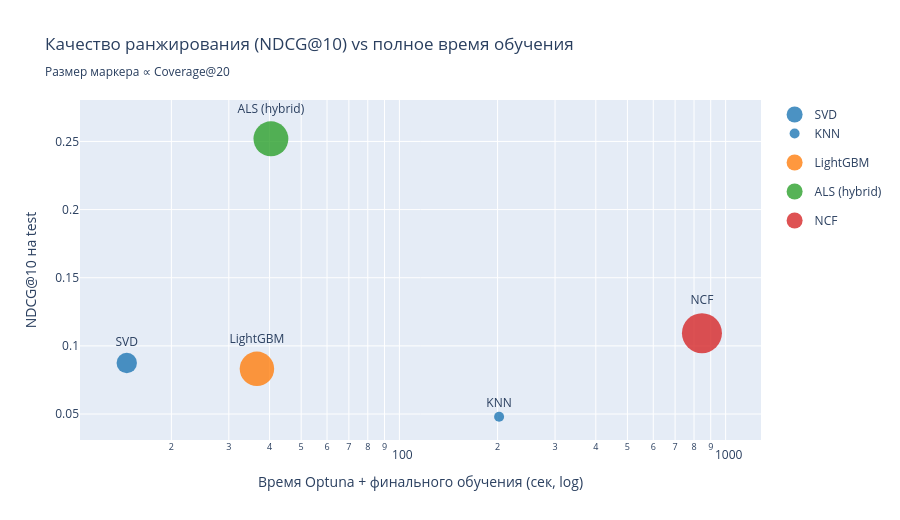

The notebook cell saved with this chart:
### Markdown cell above
## 5. Scatter «качество vs время обучения»

Главный практический вопрос: стоит ли прирост качества дополнительных часов обучения?
Scatter на логарифмической оси X показывает Pareto-фронт.

Размер маркера пропорционален Coverage@20 — для оценки «разнообразия» рекомендаций.

### Code cell
scatter_df = summary.dropna(subset=['ndcg@10', 'final_train_time_sec']).copy()
scatter_df['total_time_sec'] = (
    scatter_df['final_train_time_sec'].fillna(0) +
    scatter_df['optuna_search_time_sec'].fillna(0)
)

# Для размера маркера: coverage@20 может быть None — заменяем на минимум
scatter_df['size_val'] = scatter_df['coverage@20'].fillna(scatter_df['coverage@20'].min())
# Нормируем в диапазон 10–40
size_min, size_max = scatter_df['size_val'].min(), scatter_df['size_val'].max()
if size_max > size_min:
    scatter_df['marker_size'] = 10 + 30 * (scatter_df['size_val'] - size_min) / (size_max - size_min)
else:
    scatter_df['marker_size'] = 20.0

fig = go.Figure()
for _, row in scatter_df.iterrows():
    color = family_colors.get(row['family'], '#aaaaaa')
    fig.add_trace(go.Scatter(
        x=[row['total_time_sec']],
        y=[row['ndcg@10']],
        mode='markers+text',
        marker=dict(size=row['marker_size'], color=color, opacity=0.8),
        text=[row['model']],
        textposition='top center',
        name=row['model'],
        legendgroup=row['family'],
        showlegend=True,
    ))

fig.update_xaxes(type='log', title='Время Optuna + финального обучения (сек, log)')
fig.update_yaxes(title='NDCG@10 на test')
fig.update_layout(
    title='Качество ранжирования (NDCG@10) vs полное время обучения<br>'
          '<sub>Размер маркера ∝ Coverage@20</sub>',
    height=520,
)
fig.write_html(str(MODELS_DIR / 'comparison_quality_vs_time.html'))
fig.show()

### Figure 1 — Plotly figure (JSON) as saved in the notebook; plotly's stock layout.template omitted (floating-point values rounded to 4 significant figures)
{"data": [{"legendgroup": "collaborative", "marker": {"color": "#1f77b4", "opacity": 0.8, "size": 20.36}, "mode": "markers+text", "name": "SVD", "showlegend": true, "text": ["SVD"], "textposition": "top center", "type": "scatter", "x": [14.6], "y": [0.08747]}, {"legendgroup": "collaborative", "marker": {"color": "#1f77b4", "opacity": 0.8, "size": 10}, "mode": "markers+text", "name": "KNN", "showlegend": true, "text": ["KNN"], "textposition": "top center", "type": "scatter", "x": [202.1], "y": [0.048]}, {"legendgroup": "feature-based", "marker": {"color": "#ff7f0e", "opacity": 0.8, "size": 34.48}, "mode": "markers+text", "name": "LightGBM", "showlegend": true, "text": ["LightGBM"], "textposition": "top center", "type": "scatter", "x": [36.59], "y": [0.08315]}, {"legendgroup": "hybrid", "marker": {"color": "#2ca02c", "opacity": 0.8, "size": 34.89}, "mode": "markers+text", "name": "ALS (hybrid)", "showlegend": true, "text": ["ALS (hybrid)"], "textposition": "top center", "type": "scatter", "x": [40.38], "y": [0.2519]}, {"legendgroup": "neural", "marker": {"color": "#d62728", "opacity": 0.8, "size": 40}, "mode": "markers+text", "name": "NCF", "showlegend": true, "text": ["NCF"], "textposition": "top center", "type": "scatter", "x": [846.0], "y": [0.1093]}], "layout": {"height": 520, "title": {"text": "Качество ранжирования (NDCG@10) vs полное время обучения<br><sub>Размер маркера ∝ Coverage@20</sub>"}, "xaxis": {"title": {"text": "Время Optuna + финального обучения (сек, log)"}, "type": "log"}, "yaxis": {"title": {"text": "NDCG@10 на test"}}}}
